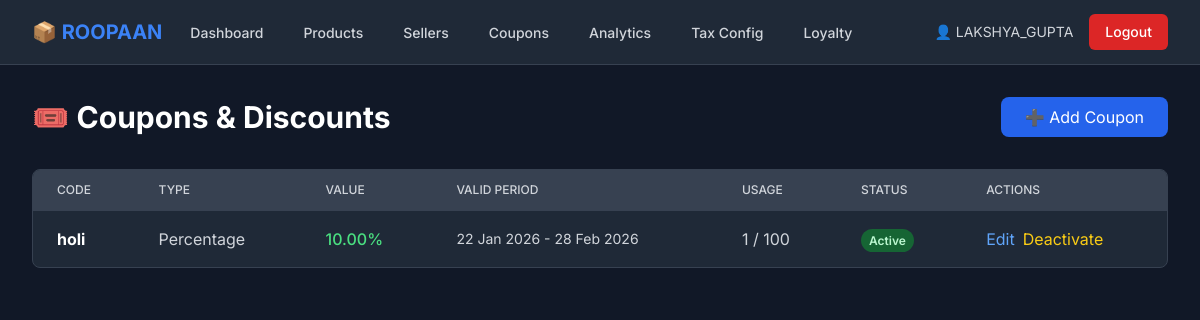
Before: /inventory/coupons/ (signed in) with the older database file.
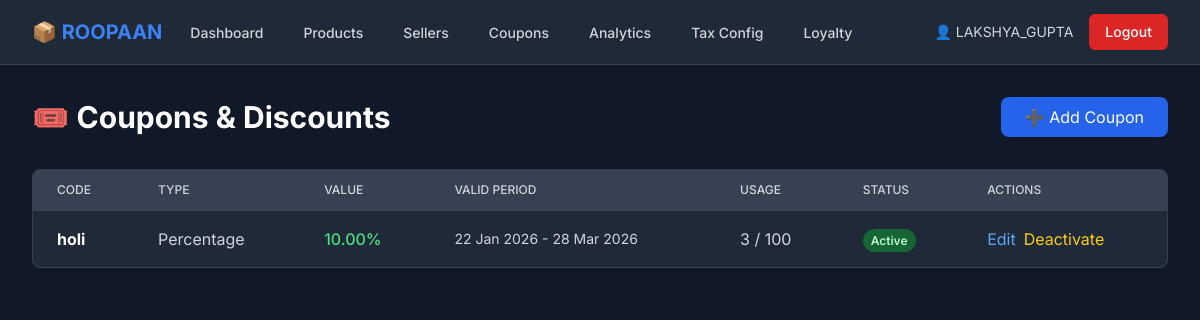
After: the same page with the newer database file.
### inventory/models.py (models this page shows, shortened)
class Coupon(models.Model):
    DISCOUNT_TYPE_CHOICES = [
        ('percentage', 'Percentage'),
        ('fixed', 'Fixed Amount'),
    ]
    code = models.CharField(max_length=50, unique=True)
    discount_type = models.CharField(max_length=20, choices=DISCOUNT_TYPE_CHOICES, default='percentage')
    discount_value = models.DecimalField(
        max_digits=10,
        decimal_places=2,
        validators=[MinValueValidator(Decimal('0.00'))]
    )
    min_purchase_amount = models.DecimalField(
        max_digits=10,
        decimal_places=2,
        default=Decimal('0.00'),
        validators=[MinValueValidator(Decimal('0.00'))]
    )
    max_discount_amount = models.DecimalField(
        max_digits=10,
        decimal_places=2,
        null=True,
        blank=True,
        validators=[MinValueValidator(Decimal('0.00'))]
    )
    is_active = models.BooleanField(default=True)
    valid_from = models.DateTimeField()
    valid_until = models.DateTimeField()
    usage_limit = models.IntegerField(null=True, blank=True)
    times_used = models.IntegerField(default=0)
    created_at = models.DateTimeField(auto_now_add=True)
    created_by = models.ForeignKey(User, on_delete=models.SET_NULL, null=True)

### inventory/views.py (the view)
# urls.py: path('coupons/', views.coupon_list, name='coupon_list'),
@login_required
@user_passes_test(is_inventory_manager)
def coupon_list(request):
    coupons = Coupon.objects.all()
    return render(request, 'inventory/coupon_list.html', {'coupons': coupons})

### inventory/views.py (called while the page is built)
def is_inventory_manager(user):
    return user.is_authenticated and user.user_type == 'inventory'

### templates/inventory/coupon_list.html (shortened to what this page needs)
{% extends 'base.html' %}
{% block content %}
<div class="max-w-7xl mx-auto px-4 sm:px-6 lg:px-8 py-8">
    <div class="flex justify-between items-center mb-8">
        <h1 class="text-3xl font-bold text-white">🎟️ Coupons & Discounts</h1>
        <a href="{% url 'inventory:add_coupon' %}" class="bg-blue-600 hover:bg-blue-700 text-white px-6 py-2 rounded-lg">
            ➕ Add Coupon
        </a>
    </div>
    <div class="bg-gray-800 rounded-lg border border-gray-700 overflow-hidden">
        <table class="min-w-full divide-y divide-gray-700">
            <thead class="bg-gray-700">
                <tr>
                    <th class="px-6 py-3 text-left text-xs font-medium text-gray-300 uppercase">Code</th>
                    <th class="px-6 py-3 text-left text-xs font-medium text-gray-300 uppercase">Type</th>
                    <th class="px-6 py-3 text-left text-xs font-medium text-gray-300 uppercase">Value</th>
                    <th class="px-6 py-3 text-left text-xs font-medium text-gray-300 uppercase">Valid Period</th>
                    <th class="px-6 py-3 text-left text-xs font-medium text-gray-300 uppercase">Usage</th>
                    <th class="px-6 py-3 text-left text-xs font-medium text-gray-300 uppercase">Status</th>
                    <th class="px-6 py-3 text-left text-xs font-medium text-gray-300 uppercase">Actions</th>
                </tr>
            </thead>
            <tbody class="divide-y divide-gray-700">
                {% for coupon in coupons %}
                <tr class="hover:bg-gray-700">
                    <td class="px-6 py-4 text-white font-bold">{{ coupon.code }}</td>
                    <td class="px-6 py-4 text-gray-300">{{ coupon.get_discount_type_display }}</td>
                    <td class="px-6 py-4 text-green-400 font-medium">
                        {% if coupon.discount_type == 'percentage' %}
                            {{ coupon.discount_value }}%
                        {% else %}
                            ₹{{ coupon.discount_value }}
                        {% endif %}
                    </td>
                    <td class="px-6 py-4 text-gray-300 text-sm">
                        {{ coupon.valid_from|date:"d M Y" }} - {{ coupon.valid_until|date:"d M Y" }}
                    </td>
                    <td class="px-6 py-4 text-gray-300">
                        {{ coupon.times_used }}{% if coupon.usage_limit %} / {{ coupon.usage_limit }}{% endif %}
                    </td>
                    <td class="px-6 py-4">
                        {% if coupon.is_active %}
                            <span class="px-2 py-1 text-xs font-semibold rounded-full bg-green-800 text-green-200">Active</span>
                        {% else %}
                            <span class="px-2 py-1 text-xs font-semibold rounded-full bg-red-800 text-red-200">Inactive</span>
                        {% endif %}
                    </td>
                    <td class="px-6 py-4">
                        <div class="flex gap-2">
                            <a href="{% url 'inventory:edit_coupon' coupon.id %}" class="text-blue-400 hover:text-blue-300">Edit</a>
                            <a href="{% url 'inventory:toggle_coupon' coupon.id %}" class="text-yellow-400 hover:text-yellow-300">
                                {% if coupon.is_active %}Deactivate{% else %}Activate{% endif %}
                            </a>
                        </div>
                    </td>
                </tr>
                {% empty %}
                <tr>
                    <td colspan="7" class="px-6 py-8 text-center text-gray-400">No coupons created yet</td>
                </tr>
                {% endfor %}
            </tbody>
        </table>
    </div>
</div>
{% endblock %}

Changed rows visible on the page:
changed Coupon "holi": valid_until "28 Feb 2026" → "28 Mar 2026"; times_used "1" → "3"
